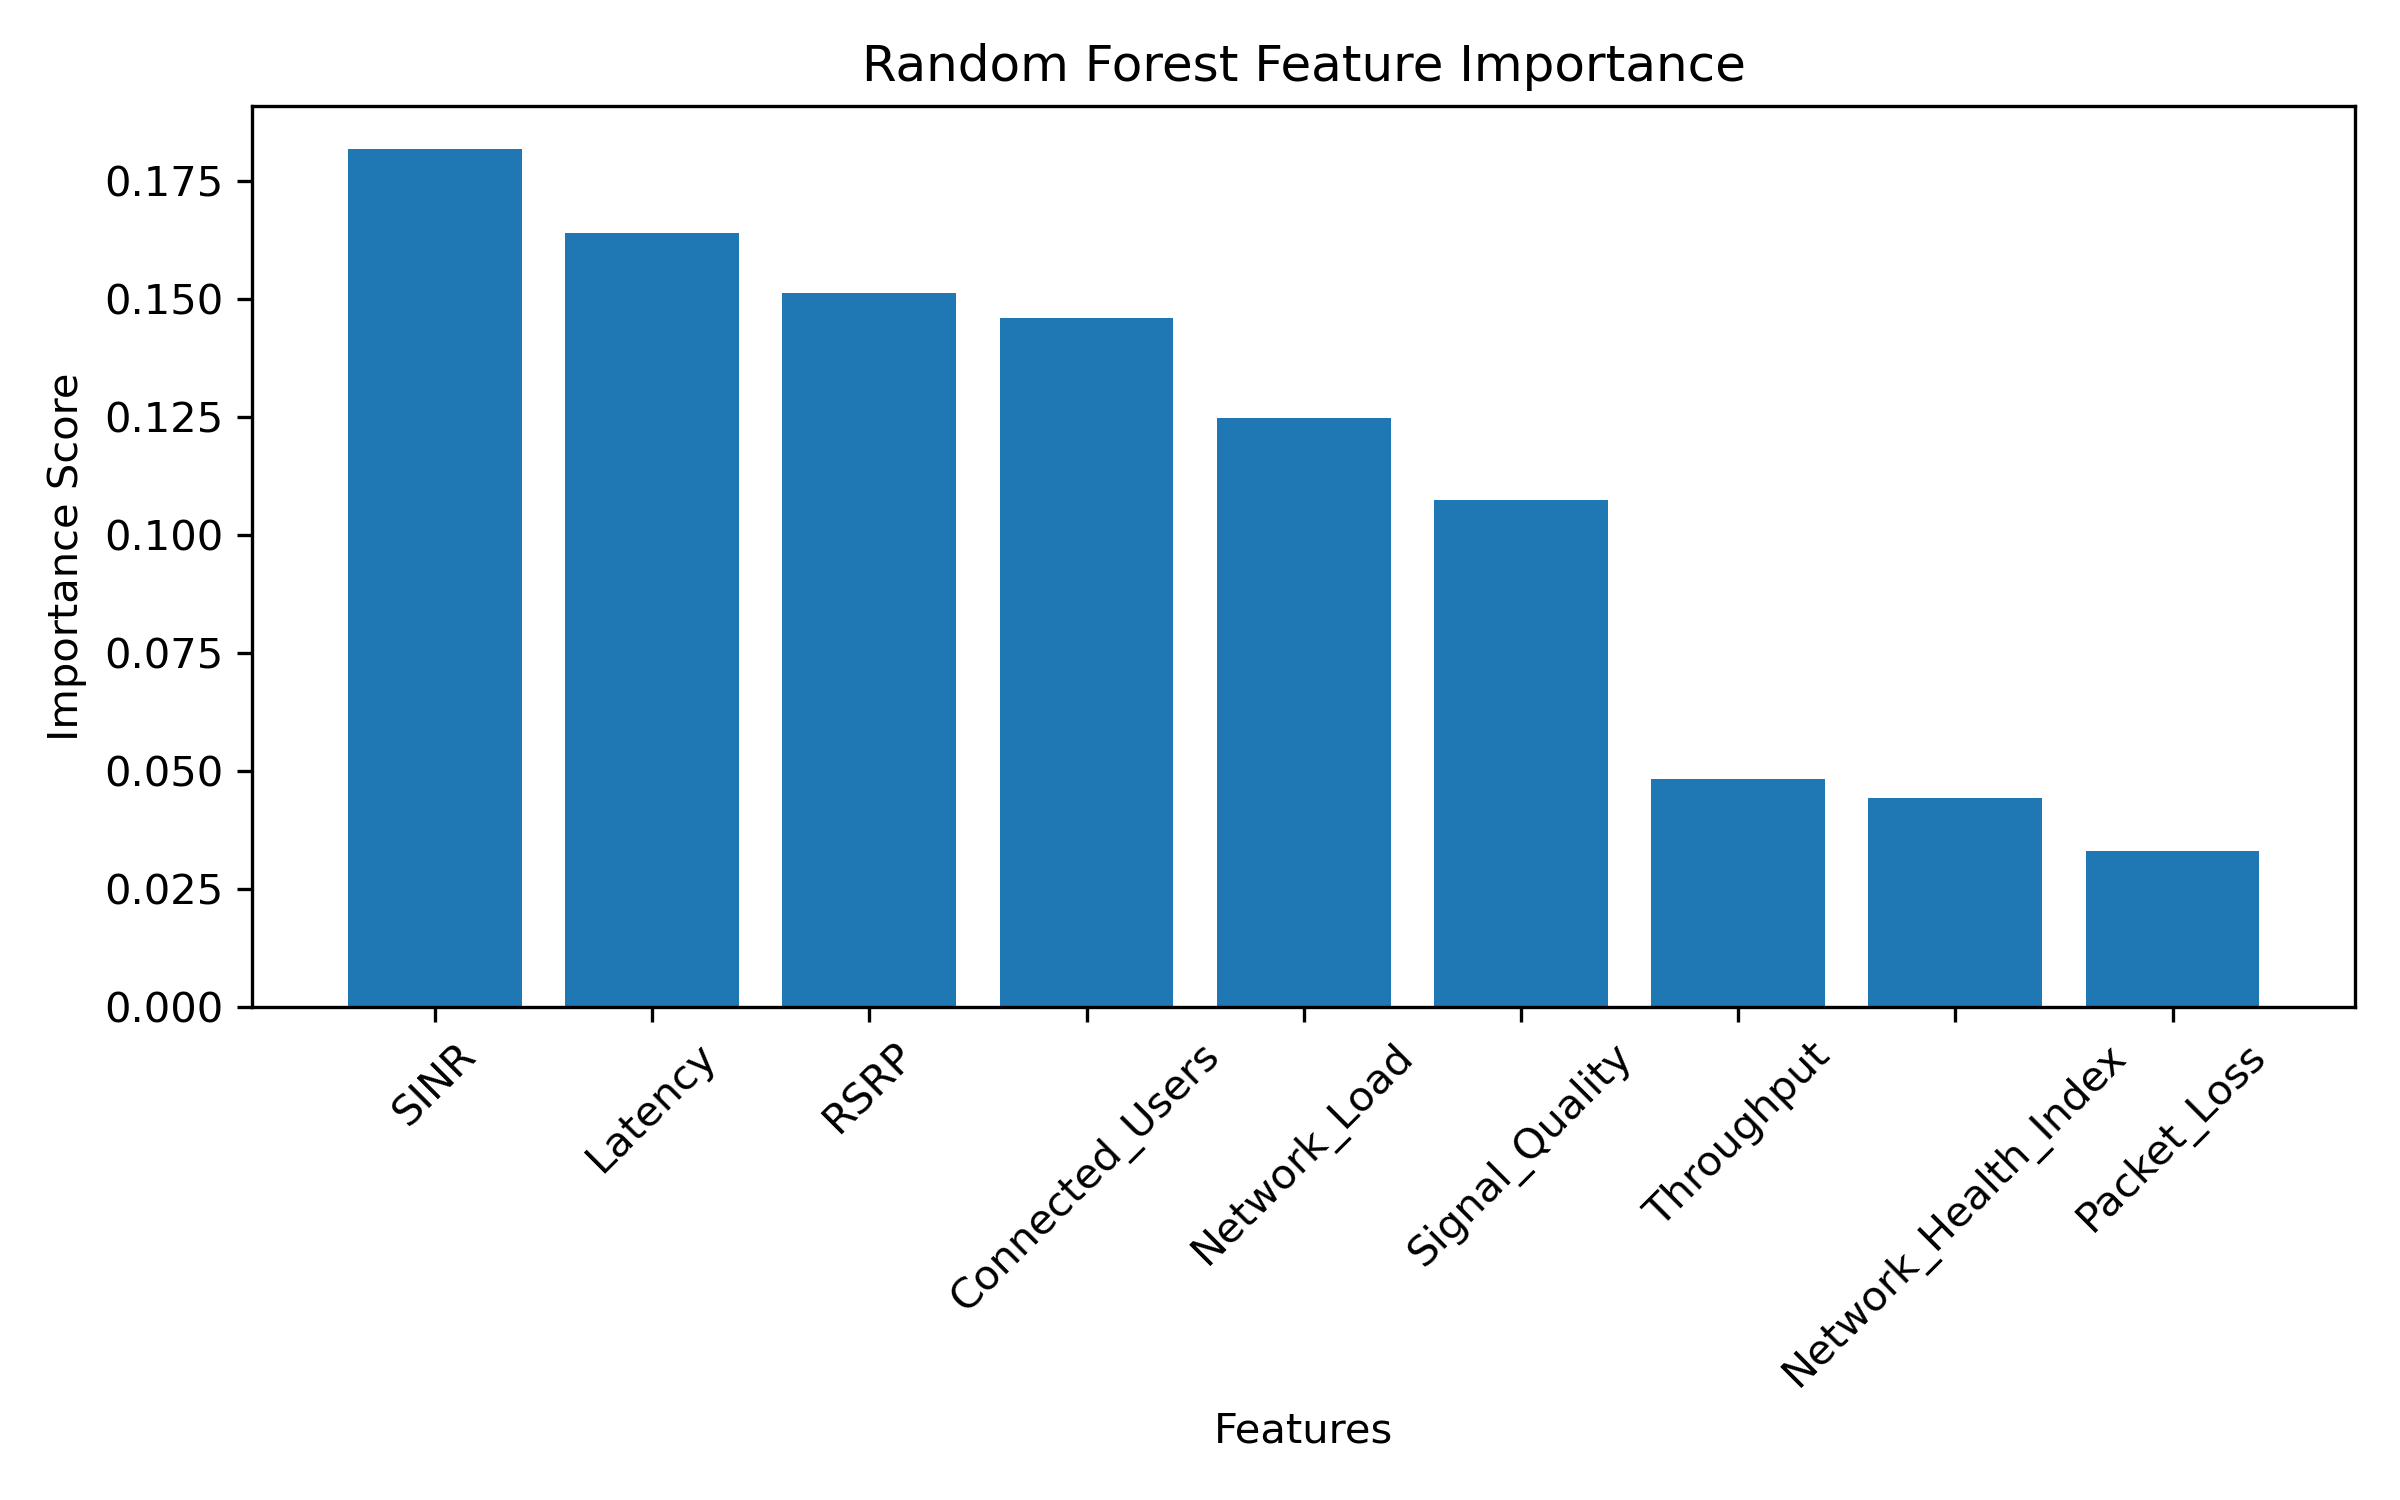

Recreate this plot in Python.
import pandas as pd 
import matplotlib.pyplot as plt
from sklearn.model_selection import train_test_split
from sklearn.ensemble import RandomForestClassifier
df=pd.read_csv("telecom_kpi_preprocessed.csv")
X=df.drop(columns=["Cell_ID","Timestamp","Network_Status"])
y=df["Network_Status"]
X_train,X_test,y_train,y_test=train_test_split(X,y,test_size=0.20,random_state=42,stratify=y)
rf=RandomForestClassifier(n_estimators=100,random_state=42)
rf.fit(X_train,y_train)
importance=rf.feature_importances_
feature_importance=pd.DataFrame({"Feature":X.columns,"Importance":importance})
feature_importance=feature_importance.sort_values(by="Importance",ascending=False)
print(feature_importance)
top5=feature_importance.head(5)
print(top5)
plt.figure(figsize=(8,5))
plt.bar(feature_importance["Feature"],feature_importance["Importance"])
plt.xticks(rotation=45)
plt.xlabel("Features")
plt.ylabel("Importance Score")
plt.title("Random Forest Feature Importance")
plt.tight_layout()
plt.savefig("feature_importance.png",dpi=300)
plt.show()
